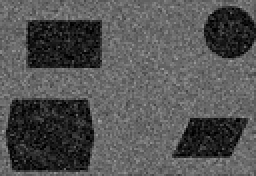
%> input picture p1/3/test3_1.bmp, 128 x 88 px, shrunk from 500 x 342 before the run (shown 2 times larger)
$ octave p1_3.m   (GNU Octave 9; MATLAB toolbox functions it lacks are replaced by stand-ins)
%> lines starting %> are read from the running program, lines starting %| are printed output that depends on the picture
clear; close all;

MaskSizes = [3 7 13 21 31];

for round = 1 : numel(MaskSizes)
tic


image = imread('./test3_1.bmp');
%> image is the input picture: size 88x128 uint8; min 0, max 167, mean 83
tImage = image;
% tImage = zeros(size(image));

MaskSize = MaskSizes(round);
Neighbor = (MaskSize-1) / 2;

E = 100;
K = [1 0 1];

iHist = zeros(1, 256);
for i = 1 : size(image, 1)
    for r = 1 : size(image, 2)
        iHist(image(i, r)+1) = iHist(image(i, r)+1) + 1;
    end
end
%> after the loop, iHist = 256 values, max 251 at index 108, min 0 at index 152, mean 44
Probs = iHist./numel(image);
%> Probs = 256 values, max 0.0223 at index 108, min 0 at index 152, mean 0.00391

GlobalMean = 0;
for i = 1 : 256
    GlobalMean = GlobalMean + Probs(i) * (i - 1);
end
%> this loop made 256 passes
%> GlobalMean on passes 1 to 3: 0, 0.00186, 0.00506
%> after the loop, GlobalMean = 82.98

GlobalVar = 0;
for i = 1 : 256
    GlobalVar = GlobalVar + Probs(i) * ((i - 1) - GlobalMean)^2;
end
%> this loop made 256 passes
%> GlobalVar on passes 1 to 3: 55.02, 67.55, 78.03
%> after the loop, GlobalVar = 1456.9
C = 0;
for i = 1+Neighbor : size(image, 1)-Neighbor
    for r = 1+Neighbor : size(image, 2)-Neighbor

        LocalSum = 0;
        for m = -Neighbor : Neighbor
            for n = -Neighbor : Neighbor
                LocalSum = LocalSum + double(image(i+m, r+n));
            end
        end
        LocalMean = LocalSum / (MaskSize^2);

        LocalVar = 0;
        for m = -Neighbor : Neighbor
            for n = -Neighbor : Neighbor
                LocalVar = LocalVar + ...
                    (double(image(i+m, r+n)) - double(LocalMean))^2;
            end
        end
        LocalVar = LocalVar / (MaskSize^2);

        if LocalMean <= K(1)*GlobalMean ...
                && (K(2)*GlobalVar <= LocalVar && LocalVar <= K(3)*GlobalVar)
            tImage(i, r) = min(E*image(i, r), 255);
            % tImage(i, r) = 255;
            C = C + 1;
        end

    end
end
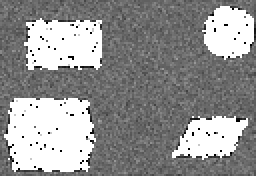
%> tImage: size 88x128 uint8 (shown 2 times larger); min 0, max 255, mean 148.1
%> after the loop, C = 3404
%> (the run ends here)
